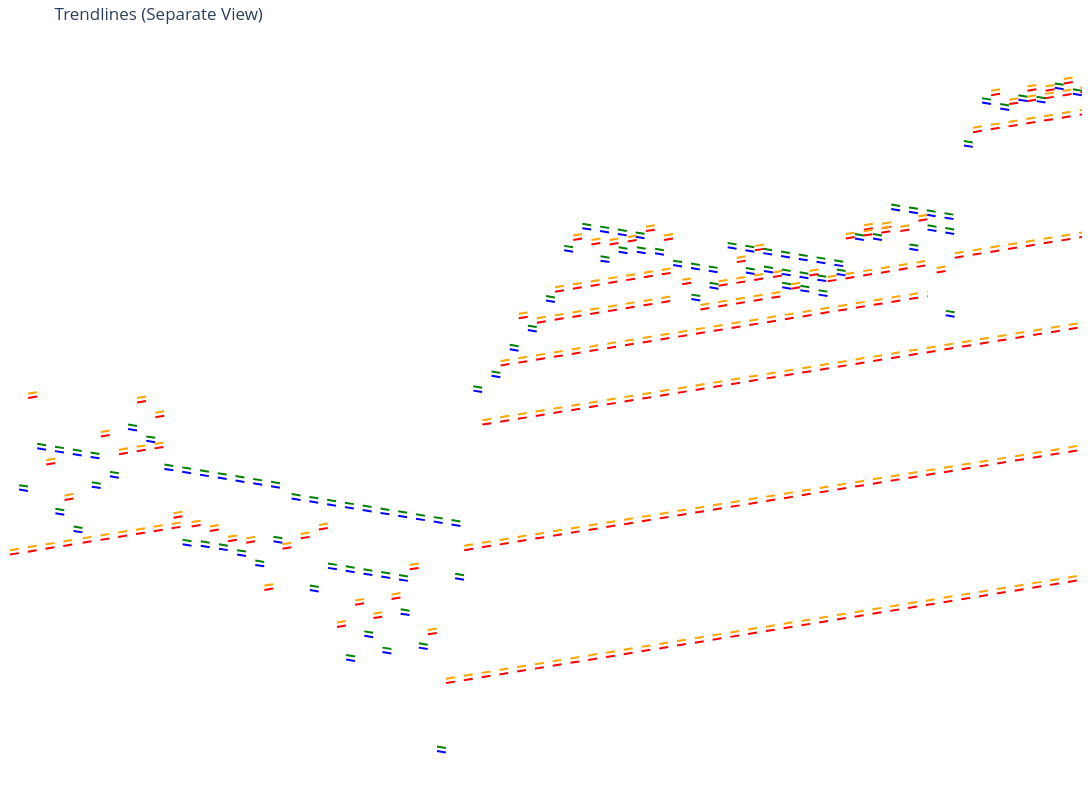

Write notebook code for a chart like this one.
### Code cell
# Overlay trend lines
fig_trendlines = plot_all_trend_lines([bullish_support, bearish_resistance, bullish_resistance, bearish_support])
fig_trendlines.show()
